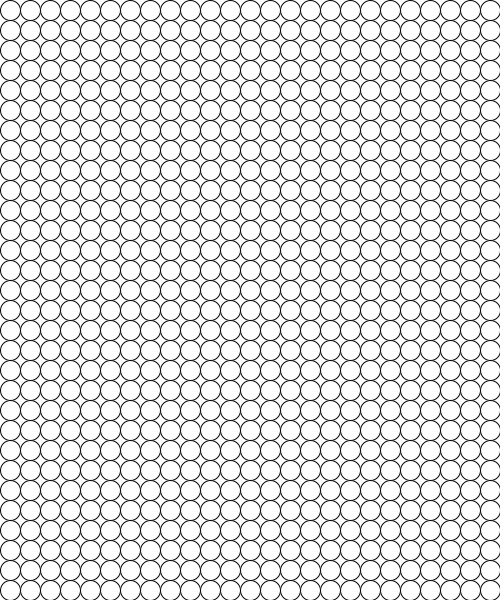
Frame 1 (no input)
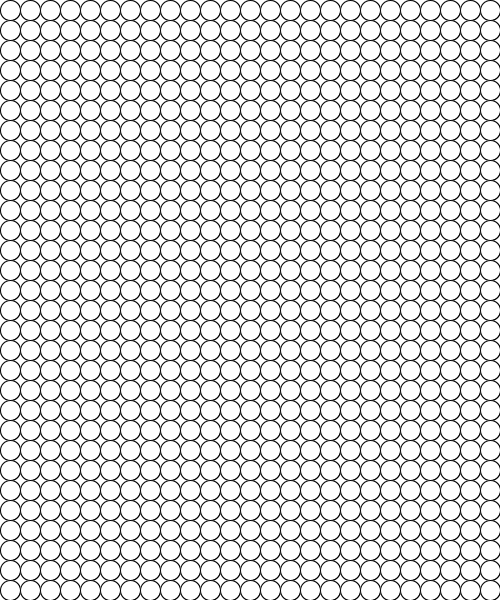
Frame 2 (the mouse pressed at the canvas centre, redrawn once)

The Processing sketch that drew these frames (run headless with seeded random() and noise(); the mouse was pressed at the canvas centre and the sketch redrawn once):

// Processing sketch: CirclesUniform
// ── CirclesUniform.pde
void setup() {
  size(500, 600);
  background(255);
  noLoop();  // Draws the pattern only once
}

void draw() {
  int circleRadius = 10;
  int interval = 20;
  
  for (int x = circleRadius; x < width; x += interval) {
    for (int y = circleRadius; y < height; y += interval) {
      ellipse(x, y, circleRadius * 2, circleRadius * 2);
    }
  }
}
